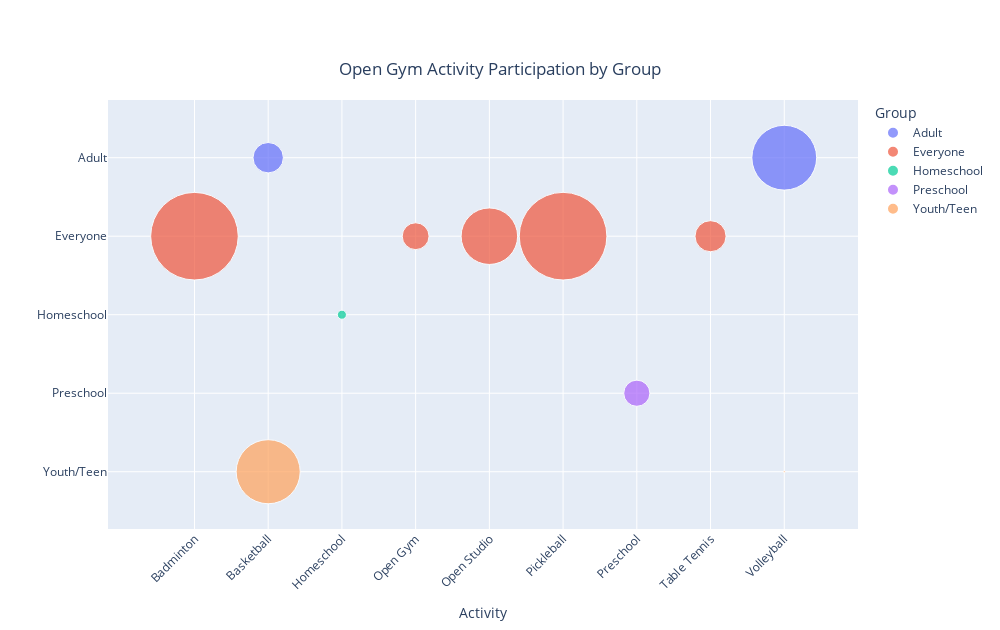

Notebook code for this chart:
### Code cell
import pandas as pd
import matplotlib.pyplot as plt
import seaborn as sns
import numpy as np
import ipywidgets as widgets
from matplotlib import colors
from ipywidgets import interact, IntRangeSlider
import plotly.express as px

gym_df = pd.read_csv('open_gym.csv')
gym_df = gym_df[['open_gym_activity', 'group', 'total']]
gym_df.rename(columns={'group': 'Group'}, inplace=True)

aggregated_data = gym_df.groupby(['open_gym_activity', 'Group']).sum().reset_index()
pivot_df = aggregated_data.pivot_table(index='Group', columns='open_gym_activity', values='total', fill_value=0.0)


columns_order = ['Badminton', 'Basketball', 'Homeschool', 'Open Gym', 'Open Studio', 'Pickleball', 'Preschool', 'Table Tennis', 'Volleyball']
pivot_df = pivot_df.reindex(columns=columns_order)
pivot_df.reset_index(inplace=True)


df = pivot_df.melt(id_vars=['Group'], var_name='Activity', value_name='Participants')

fig = px.scatter(df, x="Activity", y="Group",
                 size="Participants", color="Group",
                 hover_name="Group", size_max= 62, title="Open Gym Activity Participation by Group",
                 width=1000, height= 630) 

fig.update_layout(xaxis_title="Activity", yaxis_title="")
fig.update_layout(xaxis=dict(tickangle= -45))
fig.update_layout(title=dict(x=0.5, y=0.9, xanchor='center', yanchor='top'))

fig.show()

### Figure 1 — Plotly figure (JSON) as saved in the notebook; plotly's stock layout.template omitted (floating-point values rounded to 4 significant figures)
{"data": [{"hovertemplate": "<b>%{hovertext}</b><br><br>Group=%{y}<br>Activity=%{x}<br>Participants=%{marker.size}<extra></extra>", "hovertext": ["Adult", "Adult", "Adult", "Adult", "Adult", "Adult", "Adult", "Adult", "Adult"], "legendgroup": "Adult", "marker": {"color": "#636efa", "size": [0, 5238, 0, 0, 0, 0, 0, 0, 23824], "sizemode": "area", "sizeref": 11.33, "symbol": "circle"}, "mode": "markers", "name": "Adult", "orientation": "v", "showlegend": true, "type": "scatter", "x": ["Badminton", "Basketball", "Homeschool", "Open Gym", "Open Studio", "Pickleball", "Preschool", "Table Tennis", "Volleyball"], "xaxis": "x", "y": ["Adult", "Adult", "Adult", "Adult", "Adult", "Adult", "Adult", "Adult", "Adult"], "yaxis": "y"}, {"hovertemplate": "<b>%{hovertext}</b><br><br>Group=%{y}<br>Activity=%{x}<br>Participants=%{marker.size}<extra></extra>", "hovertext": ["Everyone", "Everyone", "Everyone", "Everyone", "Everyone", "Everyone", "Everyone", "Everyone", "Everyone"], "legendgroup": "Everyone", "marker": {"color": "#EF553B", "size": [43479, 0, 0, 4082, 18098, 43565, 0, 5479, 0], "sizemode": "area", "sizeref": 11.33, "symbol": "circle"}, "mode": "markers", "name": "Everyone", "orientation": "v", "showlegend": true, "type": "scatter", "x": ["Badminton", "Basketball", "Homeschool", "Open Gym", "Open Studio", "Pickleball", "Preschool", "Table Tennis", "Volleyball"], "xaxis": "x", "y": ["Everyone", "Everyone", "Everyone", "Everyone", "Everyone", "Everyone", "Everyone", "Everyone", "Everyone"], "yaxis": "y"}, {"hovertemplate": "<b>%{hovertext}</b><br><br>Group=%{y}<br>Activity=%{x}<br>Participants=%{marker.size}<extra></extra>", "hovertext": ["Homeschool", "Homeschool", "Homeschool", "Homeschool", "Homeschool", "Homeschool", "Homeschool", "Homeschool", "Homeschool"], "legendgroup": "Homeschool", "marker": {"color": "#00cc96", "size": [0, 0, 465, 0, 0, 0, 0, 0, 0], "sizemode": "area", "sizeref": 11.33, "symbol": "circle"}, "mode": "markers", "name": "Homeschool", "orientation": "v", "showlegend": true, "type": "scatter", "x": ["Badminton", "Basketball", "Homeschool", "Open Gym", "Open Studio", "Pickleball", "Preschool", "Table Tennis", "Volleyball"], "xaxis": "x", "y": ["Homeschool", "Homeschool", "Homeschool", "Homeschool", "Homeschool", "Homeschool", "Homeschool", "Homeschool", "Homeschool"], "yaxis": "y"}, {"hovertemplate": "<b>%{hovertext}</b><br><br>Group=%{y}<br>Activity=%{x}<br>Participants=%{marker.size}<extra></extra>", "hovertext": ["Preschool", "Preschool", "Preschool", "Preschool", "Preschool", "Preschool", "Preschool", "Preschool", "Preschool"], "legendgroup": "Preschool", "marker": {"color": "#ab63fa", "size": [0, 0, 0, 0, 0, 0, 3884, 0, 0], "sizemode": "area", "sizeref": 11.33, "symbol": "circle"}, "mode": "markers", "name": "Preschool", "orientation": "v", "showlegend": true, "type": "scatter", "x": ["Badminton", "Basketball", "Homeschool", "Open Gym", "Open Studio", "Pickleball", "Preschool", "Table Tennis", "Volleyball"], "xaxis": "x", "y": ["Preschool", "Preschool", "Preschool", "Preschool", "Preschool", "Preschool", "Preschool", "Preschool", "Preschool"], "yaxis": "y"}, {"hovertemplate": "<b>%{hovertext}</b><br><br>Group=%{y}<br>Activity=%{x}<br>Participants=%{marker.size}<extra></extra>", "hovertext": ["Youth/Teen", "Youth/Teen", "Youth/Teen", "Youth/Teen", "Youth/Teen", "Youth/Teen", "Youth/Teen", "Youth/Teen", "Youth/Teen"], "legendgroup": "Youth/Teen", "marker": {"color": "#FFA15A", "size": [0, 23267, 0, 0, 0, 0, 0, 0, 23], "sizemode": "area", "sizeref": 11.33, "symbol": "circle"}, "mode": "markers", "name": "Youth/Teen", "orientation": "v", "showlegend": true, "type": "scatter", "x": ["Badminton", "Basketball", "Homeschool", "Open Gym", "Open Studio", "Pickleball", "Preschool", "Table Tennis", "Volleyball"], "xaxis": "x", "y": ["Youth/Teen", "Youth/Teen", "Youth/Teen", "Youth/Teen", "Youth/Teen", "Youth/Teen", "Youth/Teen", "Youth/Teen", "Youth/Teen"], "yaxis": "y"}], "layout": {"height": 630, "legend": {"itemsizing": "constant", "title": {"text": "Group"}, "tracegroupgap": 0}, "title": {"text": "Open Gym Activity Participation by Group", "x": 0.5, "xanchor": "center", "y": 0.9, "yanchor": "top"}, "width": 1000, "xaxis": {"anchor": "y", "autorange": true, "domain": [0, 1], "range": [-1.181, 9.006], "tickangle": -45, "title": {"text": "Activity"}, "type": "category"}, "yaxis": {"anchor": "x", "autorange": true, "categoryarray": ["Youth/Teen", "Preschool", "Homeschool", "Everyone", "Adult"], "categoryorder": "array", "domain": [0, 1], "range": [-0.7309, 4.736], "title": {"text": ""}, "type": "category"}}}
